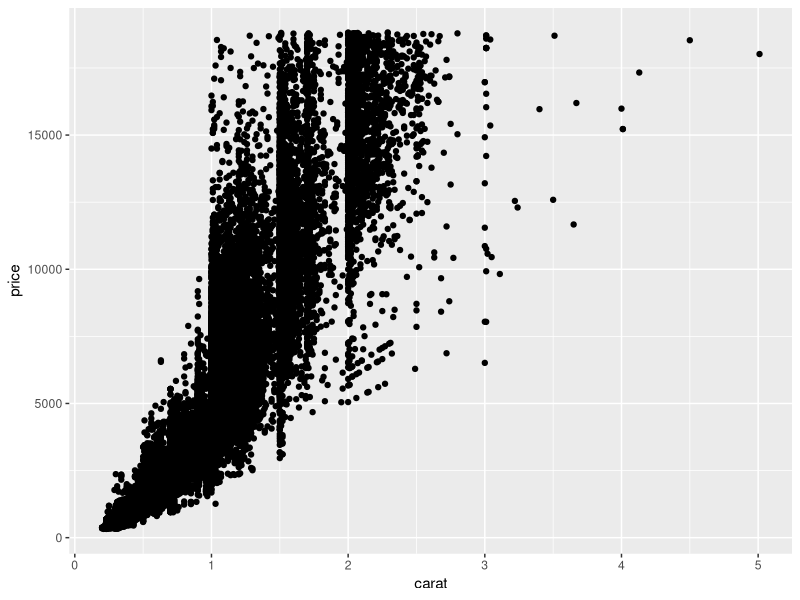
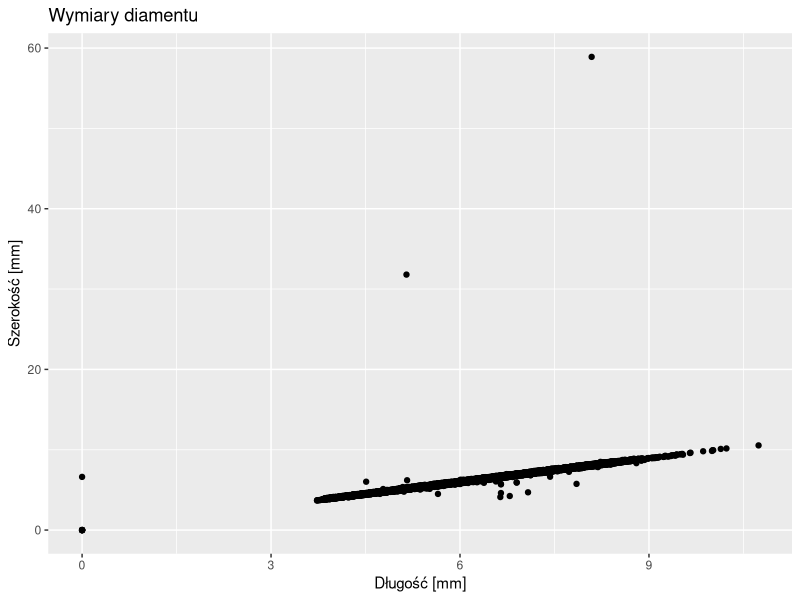
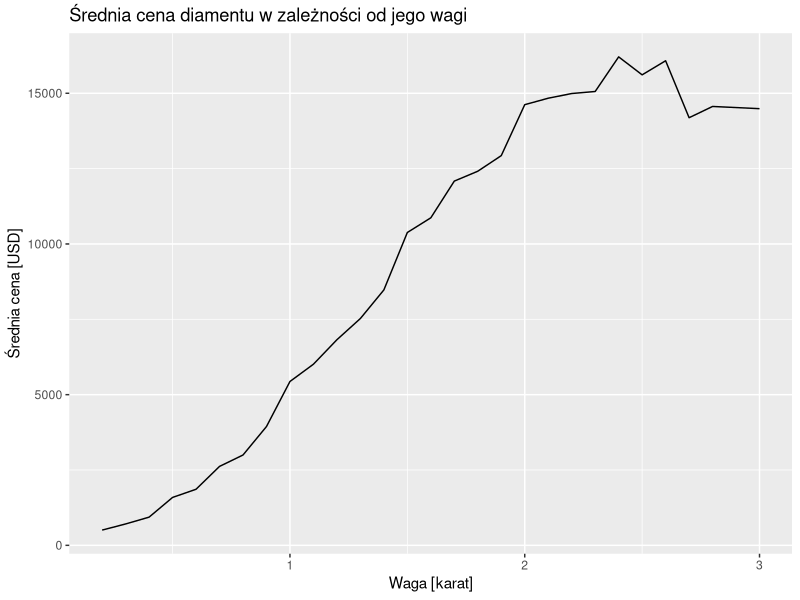
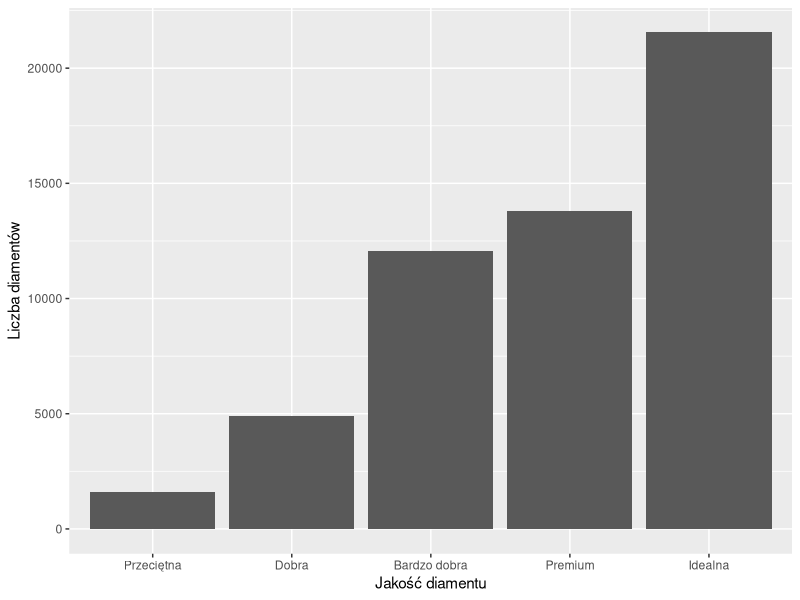
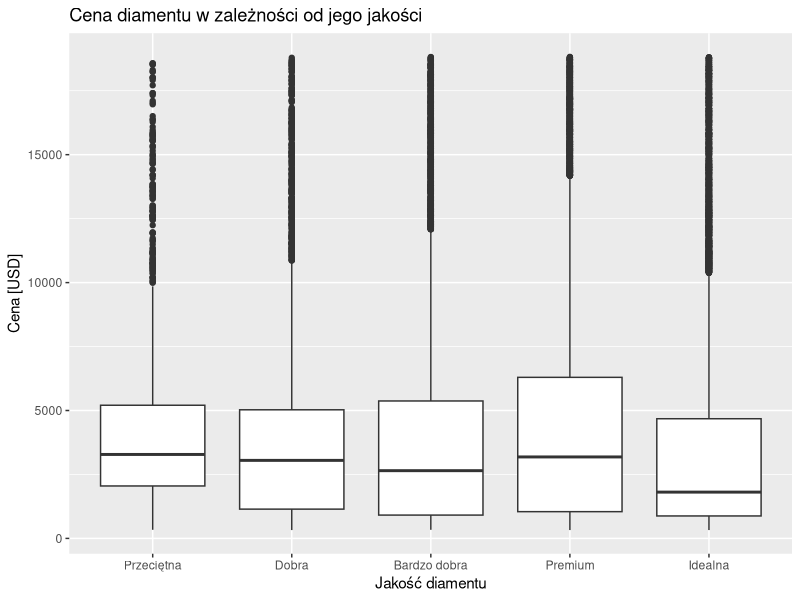
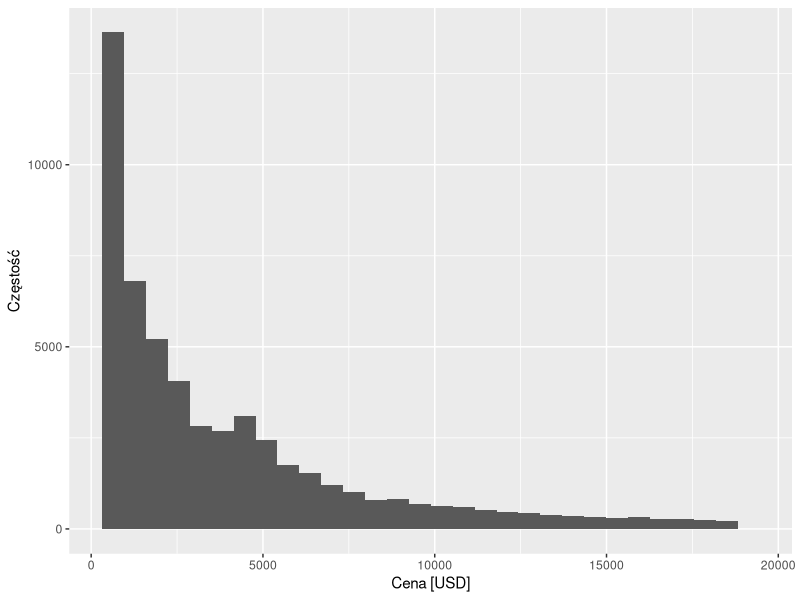
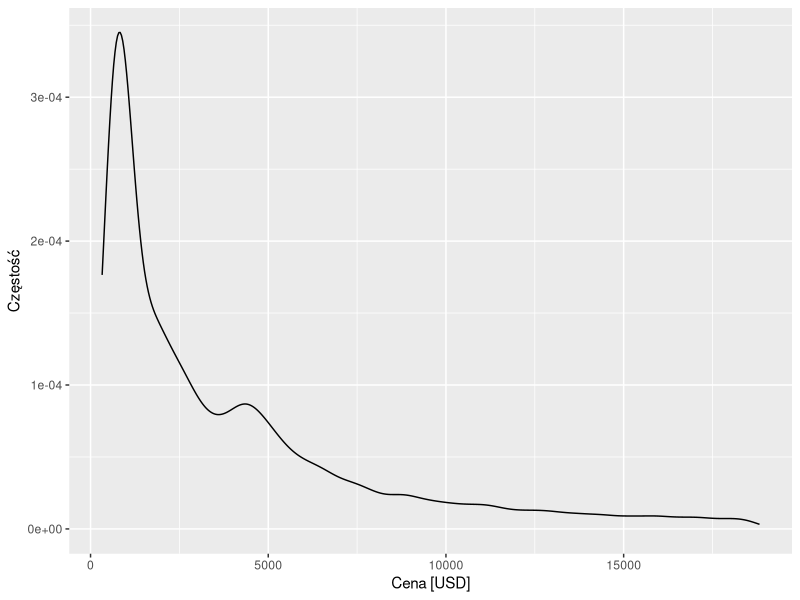

The R source for these figures, in order:
## ---- chunk 1
#| message: false

library("ggplot2")
library("dplyr")
## ---- chunk 2
ggplot(data = diamonds, aes(x = carat, y = price)) +
  geom_point()
## ---- chunk 3
ggplot(diamonds, aes(x = x, y = y)) +
  geom_point() +
  labs(title = "Wymiary diamentu",
       x = "Długość [mm]", y = "Szerokość [mm]")
## ---- chunk 4
avg_price = diamonds |>
  group_by(carat = round(carat, 1)) |>
  summarise(avg_price = mean(price)) |>
  filter(carat < 3.1)
## ---- chunk 5
ggplot(avg_price, aes(x = carat, y = avg_price)) +
  geom_line() +
  labs(title = "Średnia cena diamentu w zależności od jego wagi",
       x = "Waga [karat]", y = "Średnia cena [USD]")
## ---- chunk 6
cut_labels = c("Przeciętna", "Dobra", "Bardzo dobra", "Premium", "Idealna")

ggplot(diamonds, aes(x = cut)) +
  geom_bar() +
  scale_x_discrete(labels = cut_labels) +
  labs(x = "Jakość diamentu", y = "Liczba diamentów")
## ---- chunk 7
ggplot(diamonds, aes(x = cut, y = price)) +
  geom_boxplot() +
  scale_x_discrete(labels = cut_labels) +
  labs(title = "Cena diamentu w zależności od jego jakości",
       x = "Jakość diamentu", y = "Cena [USD]")
## ---- chunk 8
ggplot(diamonds, aes(x = price)) +
  geom_histogram(bins = 30) +
  labs(x = "Cena [USD]", y = "Częstość")
## ---- chunk 9
ggplot(diamonds, aes(x = price)) +
  geom_density() +
  labs(x = "Cena [USD]", y = "Częstość")
